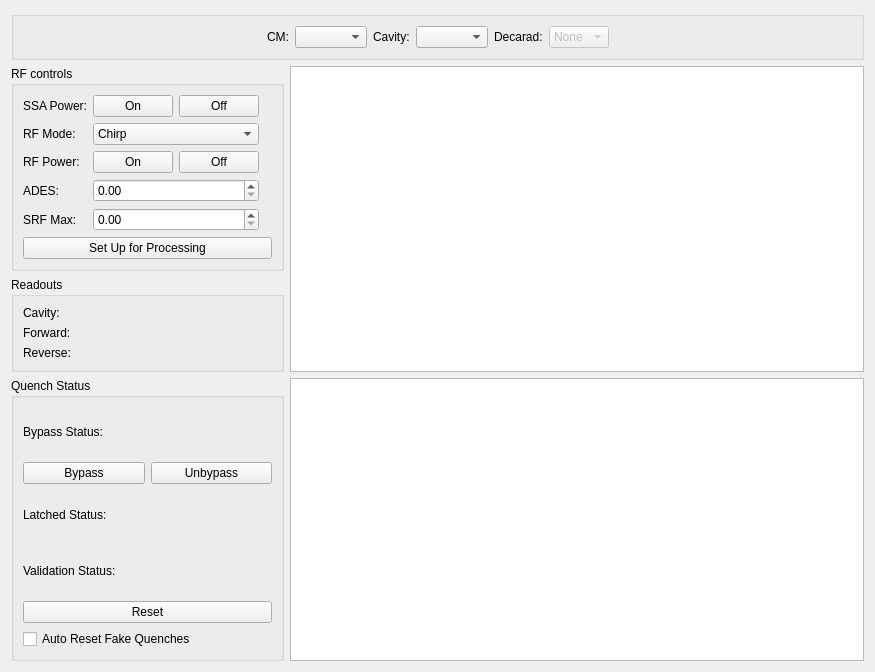
<?xml version="1.0" encoding="UTF-8"?>
<ui version="4.0">
 <class>Form</class>
 <widget class="QWidget" name="Form">
  <property name="geometry">
   <rect>
    <x>0</x>
    <y>0</y>
    <width>875</width>
    <height>672</height>
   </rect>
  </property>
  <property name="windowTitle">
   <string>Form</string>
  </property>
  <layout class="QGridLayout" name="gridLayout">
   <item row="1" column="0" rowspan="4">
    <widget class="QGroupBox" name="groupBox_4">
     <property name="title">
      <string>RF controls</string>
     </property>
     <layout class="QGridLayout" name="gridLayout_3">
      <item row="0" column="3">
       <widget class="PyDMLabel" name="label_ssa_status_rdbk">
        <property name="toolTip">
         <string/>
        </property>
       </widget>
      </item>
      <item row="2" column="3">
       <widget class="PyDMLabel" name="label_rfstatus_rdbk">
        <property name="toolTip">
         <string/>
        </property>
       </widget>
      </item>
      <item row="0" column="1">
       <widget class="PyDMPushButton" name="button_ssa_on">
        <property name="toolTip">
         <string/>
        </property>
        <property name="text">
         <string>On</string>
        </property>
        <property name="pressValue" stdset="0">
         <string>1</string>
        </property>
       </widget>
      </item>
      <item row="2" column="0">
       <widget class="QLabel" name="label_14">
        <property name="text">
         <string>RF Power:</string>
        </property>
       </widget>
      </item>
      <item row="1" column="0">
       <widget class="QLabel" name="label_13">
        <property name="text">
         <string>RF Mode:</string>
        </property>
       </widget>
      </item>
      <item row="3" column="1" colspan="2">
       <widget class="PyDMSpinbox" name="ades_spinbox">
        <property name="toolTip">
         <string/>
        </property>
        <property name="decimals">
         <number>2</number>
        </property>
        <property name="singleStep">
         <double>0.100000000000000</double>
        </property>
        <property name="showUnits" stdset="0">
         <bool>true</bool>
        </property>
       </widget>
      </item>
      <item row="1" column="1" colspan="2">
       <widget class="PyDMEnumComboBox" name="combobox_rfmode">
        <property name="toolTip">
         <string/>
        </property>
        <item>
         <property name="text">
          <string>Chirp</string>
         </property>
        </item>
        <item>
         <property name="text">
          <string>Pulsed</string>
         </property>
        </item>
        <item>
         <property name="text">
          <string>SEL</string>
         </property>
        </item>
        <item>
         <property name="text">
          <string>SELA</string>
         </property>
        </item>
        <item>
         <property name="text">
          <string>SELAP</string>
         </property>
        </item>
       </widget>
      </item>
      <item row="5" column="0" colspan="4">
       <widget class="QPushButton" name="setup_button">
        <property name="toolTip">
         <string>Will characterize and ramp to AMAX</string>
        </property>
        <property name="text">
         <string>Set Up for Processing</string>
        </property>
       </widget>
      </item>
      <item row="0" column="2">
       <widget class="PyDMPushButton" name="button_ssa_off">
        <property name="toolTip">
         <string/>
        </property>
        <property name="text">
         <string>Off</string>
        </property>
        <property name="pressValue" stdset="0">
         <string>1</string>
        </property>
       </widget>
      </item>
      <item row="3" column="3">
       <widget class="PyDMLabel" name="ades_readback_label">
        <property name="toolTip">
         <string/>
        </property>
        <property name="showUnits" stdset="0">
         <bool>true</bool>
        </property>
       </widget>
      </item>
      <item row="3" column="0">
       <widget class="QLabel" name="label_3">
        <property name="text">
         <string>ADES:</string>
        </property>
       </widget>
      </item>
      <item row="2" column="2">
       <widget class="PyDMPushButton" name="button_rf_off">
        <property name="toolTip">
         <string/>
        </property>
        <property name="text">
         <string>Off</string>
        </property>
        <property name="pressValue" stdset="0">
         <string>0</string>
        </property>
       </widget>
      </item>
      <item row="0" column="0">
       <widget class="QLabel" name="label_12">
        <property name="text">
         <string>SSA Power:</string>
        </property>
       </widget>
      </item>
      <item row="1" column="3">
       <widget class="PyDMLabel" name="label_rfmode_rdbk">
        <property name="toolTip">
         <string/>
        </property>
       </widget>
      </item>
      <item row="2" column="1">
       <widget class="PyDMPushButton" name="button_rf_on">
        <property name="toolTip">
         <string/>
        </property>
        <property name="text">
         <string>On</string>
        </property>
        <property name="pressValue" stdset="0">
         <string>1</string>
        </property>
       </widget>
      </item>
      <item row="4" column="0">
       <widget class="QLabel" name="label_11">
        <property name="text">
         <string>SRF Max:</string>
        </property>
       </widget>
      </item>
      <item row="4" column="3">
       <widget class="PyDMLabel" name="srf_max_label">
        <property name="toolTip">
         <string/>
        </property>
       </widget>
      </item>
      <item row="4" column="1" colspan="2">
       <widget class="PyDMSpinbox" name="srf_max_spinbox">
        <property name="toolTip">
         <string/>
        </property>
       </widget>
      </item>
     </layout>
    </widget>
   </item>
   <item row="0" column="0" colspan="2">
    <widget class="QGroupBox" name="groupBox">
     <property name="title">
      <string/>
     </property>
     <layout class="QHBoxLayout" name="horizontalLayout">
      <item>
       <spacer name="horizontalSpacer">
        <property name="orientation">
         <enum>Qt::Horizontal</enum>
        </property>
        <property name="sizeHint" stdset="0">
         <size>
          <width>40</width>
          <height>20</height>
         </size>
        </property>
       </spacer>
      </item>
      <item>
       <widget class="QLabel" name="label">
        <property name="text">
         <string>CM:</string>
        </property>
       </widget>
      </item>
      <item>
       <widget class="QComboBox" name="cm_combobox"/>
      </item>
      <item>
       <widget class="QLabel" name="label_2">
        <property name="text">
         <string>Cavity:</string>
        </property>
       </widget>
      </item>
      <item>
       <widget class="QComboBox" name="cav_combobox"/>
      </item>
      <item>
       <widget class="QLabel" name="label_10">
        <property name="text">
         <string>Decarad:</string>
        </property>
       </widget>
      </item>
      <item>
       <widget class="QComboBox" name="comboBox">
        <property name="enabled">
         <bool>false</bool>
        </property>
        <item>
         <property name="text">
          <string>None</string>
         </property>
        </item>
        <item>
         <property name="text">
          <string>1</string>
         </property>
        </item>
        <item>
         <property name="text">
          <string>2</string>
         </property>
        </item>
       </widget>
      </item>
      <item>
       <spacer name="horizontalSpacer_2">
        <property name="orientation">
         <enum>Qt::Horizontal</enum>
        </property>
        <property name="sizeHint" stdset="0">
         <size>
          <width>40</width>
          <height>20</height>
         </size>
        </property>
       </spacer>
      </item>
     </layout>
    </widget>
   </item>
   <item row="6" column="1" rowspan="6">
    <widget class="PyDMWaveformPlot" name="cav_waveform_plot">
     <property name="toolTip">
      <string/>
     </property>
     <property name="showXGrid">
      <bool>true</bool>
     </property>
     <property name="showYGrid">
      <bool>true</bool>
     </property>
     <property name="yAxes">
      <stringlist/>
     </property>
     <property name="title" stdset="0">
      <string>Most Recent Fault Waveform (Not Real Time)</string>
     </property>
     <property name="showLegend">
      <bool>true</bool>
     </property>
     <property name="curves">
      <stringlist/>
     </property>
    </widget>
   </item>
   <item row="5" column="0">
    <widget class="QGroupBox" name="groupBox_2">
     <property name="title">
      <string>Readouts</string>
     </property>
     <layout class="QFormLayout" name="formLayout">
      <item row="0" column="0">
       <widget class="QLabel" name="label_5">
        <property name="text">
         <string>Cavity:</string>
        </property>
       </widget>
      </item>
      <item row="0" column="1">
       <widget class="PyDMLabel" name="cav_power_label">
        <property name="toolTip">
         <string/>
        </property>
       </widget>
      </item>
      <item row="1" column="0">
       <widget class="QLabel" name="label_4">
        <property name="text">
         <string>Forward:</string>
        </property>
       </widget>
      </item>
      <item row="1" column="1">
       <widget class="PyDMLabel" name="forward_power_label">
        <property name="toolTip">
         <string/>
        </property>
       </widget>
      </item>
      <item row="2" column="0">
       <widget class="QLabel" name="label_6">
        <property name="text">
         <string>Reverse:</string>
        </property>
       </widget>
      </item>
      <item row="2" column="1">
       <widget class="PyDMLabel" name="rev_power_label">
        <property name="toolTip">
         <string/>
        </property>
       </widget>
      </item>
     </layout>
    </widget>
   </item>
   <item row="1" column="1" rowspan="5">
    <widget class="PyDMTimePlot" name="amp_rad_timeplot">
     <property name="toolTip">
      <string/>
     </property>
     <property name="showXGrid">
      <bool>true</bool>
     </property>
     <property name="showYGrid">
      <bool>true</bool>
     </property>
     <property name="title" stdset="0">
      <string>Amplitude &amp; Radiation</string>
     </property>
     <property name="showLegend">
      <bool>true</bool>
     </property>
     <property name="timeSpan">
      <double>600.000000000000000</double>
     </property>
    </widget>
   </item>
   <item row="6" column="0" rowspan="6">
    <widget class="QGroupBox" name="groupBox_3">
     <property name="title">
      <string>Quench Status</string>
     </property>
     <layout class="QGridLayout" name="gridLayout_2">
      <item row="4" column="0" colspan="2">
       <widget class="QPushButton" name="reset_button">
        <property name="text">
         <string>Reset</string>
        </property>
       </widget>
      </item>
      <item row="2" column="0">
       <widget class="QLabel" name="label_7">
        <property name="text">
         <string>Latched Status:</string>
        </property>
       </widget>
      </item>
      <item row="2" column="1">
       <layout class="QHBoxLayout" name="horizontalLayout_2">
        <item>
         <widget class="PyDMByteIndicator" name="latch_indicator">
          <property name="sizePolicy">
           <sizepolicy hsizetype="Maximum" vsizetype="Maximum">
            <horstretch>0</horstretch>
            <verstretch>0</verstretch>
           </sizepolicy>
          </property>
          <property name="toolTip">
           <string/>
          </property>
          <property name="accessibleName">
           <string>${magnetType}</string>
          </property>
          <property name="onColor" stdset="0">
           <color>
            <red>252</red>
            <green>1</green>
            <blue>7</blue>
           </color>
          </property>
          <property name="offColor" stdset="0">
           <color>
            <red>0</red>
            <green>255</green>
            <blue>0</blue>
           </color>
          </property>
          <property name="showLabels" stdset="0">
           <bool>false</bool>
          </property>
         </widget>
        </item>
        <item>
         <widget class="PyDMLabel" name="latch_label">
          <property name="toolTip">
           <string/>
          </property>
         </widget>
        </item>
       </layout>
      </item>
      <item row="0" column="0">
       <widget class="QLabel" name="label_9">
        <property name="text">
         <string>Bypass Status:</string>
        </property>
       </widget>
      </item>
      <item row="0" column="1">
       <layout class="QHBoxLayout" name="horizontalLayout_3">
        <item>
         <widget class="PyDMByteIndicator" name="bypass_indicator">
          <property name="sizePolicy">
           <sizepolicy hsizetype="Maximum" vsizetype="Maximum">
            <horstretch>0</horstretch>
            <verstretch>0</verstretch>
           </sizepolicy>
          </property>
          <property name="toolTip">
           <string/>
          </property>
          <property name="accessibleName">
           <string>${magnetType}</string>
          </property>
          <property name="onColor" stdset="0">
           <color>
            <red>252</red>
            <green>1</green>
            <blue>7</blue>
           </color>
          </property>
          <property name="offColor" stdset="0">
           <color>
            <red>0</red>
            <green>255</green>
            <blue>0</blue>
           </color>
          </property>
          <property name="showLabels" stdset="0">
           <bool>false</bool>
          </property>
         </widget>
        </item>
        <item>
         <widget class="PyDMLabel" name="bypass_label">
          <property name="toolTip">
           <string/>
          </property>
         </widget>
        </item>
       </layout>
      </item>
      <item row="3" column="1">
       <widget class="QLabel" name="valid_label">
        <property name="text">
         <string/>
        </property>
       </widget>
      </item>
      <item row="3" column="0">
       <widget class="QLabel" name="label_8">
        <property name="text">
         <string>Validation Status:</string>
        </property>
       </widget>
      </item>
      <item row="5" column="0" colspan="2">
       <widget class="QCheckBox" name="auto_reset_checkbox">
        <property name="text">
         <string>Auto Reset Fake Quenches</string>
        </property>
       </widget>
      </item>
      <item row="1" column="0">
       <widget class="PyDMPushButton" name="bypass_button">
        <property name="toolTip">
         <string/>
        </property>
        <property name="text">
         <string>Bypass</string>
        </property>
        <property name="alarmSensitiveContent" stdset="0">
         <bool>false</bool>
        </property>
        <property name="alarmSensitiveBorder" stdset="0">
         <bool>false</bool>
        </property>
        <property name="channel" stdset="0">
         <string/>
        </property>
        <property name="passwordProtected" stdset="0">
         <bool>false</bool>
        </property>
        <property name="password" stdset="0">
         <string/>
        </property>
        <property name="protectedPassword" stdset="0">
         <string/>
        </property>
        <property name="showConfirmDialog" stdset="0">
         <bool>false</bool>
        </property>
        <property name="confirmMessage" stdset="0">
         <string>Are you sure you want to proceed?</string>
        </property>
        <property name="pressValue" stdset="0">
         <string>1</string>
        </property>
        <property name="releaseValue" stdset="0">
         <string>None</string>
        </property>
        <property name="relativeChange" stdset="0">
         <bool>false</bool>
        </property>
        <property name="writeWhenRelease" stdset="0">
         <bool>false</bool>
        </property>
       </widget>
      </item>
      <item row="1" column="1">
       <widget class="PyDMPushButton" name="unbypass_button">
        <property name="toolTip">
         <string/>
        </property>
        <property name="text">
         <string>Unbypass</string>
        </property>
        <property name="alarmSensitiveContent" stdset="0">
         <bool>false</bool>
        </property>
        <property name="alarmSensitiveBorder" stdset="0">
         <bool>false</bool>
        </property>
        <property name="channel" stdset="0">
         <string/>
        </property>
        <property name="passwordProtected" stdset="0">
         <bool>false</bool>
        </property>
        <property name="password" stdset="0">
         <string/>
        </property>
        <property name="protectedPassword" stdset="0">
         <string/>
        </property>
        <property name="showConfirmDialog" stdset="0">
         <bool>false</bool>
        </property>
        <property name="confirmMessage" stdset="0">
         <string>Are you sure you want to proceed?</string>
        </property>
        <property name="pressValue" stdset="0">
         <string>0</string>
        </property>
        <property name="releaseValue" stdset="0">
         <string>None</string>
        </property>
        <property name="relativeChange" stdset="0">
         <bool>false</bool>
        </property>
        <property name="writeWhenRelease" stdset="0">
         <bool>false</bool>
        </property>
       </widget>
      </item>
     </layout>
    </widget>
   </item>
  </layout>
 </widget>
 <customwidgets>
  <customwidget>
   <class>PyDMLabel</class>
   <extends>QLabel</extends>
   <header>pydm.widgets.label</header>
  </customwidget>
  <customwidget>
   <class>PyDMTimePlot</class>
   <extends>QGraphicsView</extends>
   <header>pydm.widgets.timeplot</header>
  </customwidget>
  <customwidget>
   <class>PyDMWaveformPlot</class>
   <extends>QGraphicsView</extends>
   <header>pydm.widgets.waveformplot</header>
  </customwidget>
  <customwidget>
   <class>PyDMByteIndicator</class>
   <extends>QWidget</extends>
   <header>pydm.widgets.byte</header>
  </customwidget>
  <customwidget>
   <class>PyDMEnumComboBox</class>
   <extends>QComboBox</extends>
   <header>pydm.widgets.enum_combo_box</header>
  </customwidget>
  <customwidget>
   <class>PyDMPushButton</class>
   <extends>QPushButton</extends>
   <header>pydm.widgets.pushbutton</header>
  </customwidget>
  <customwidget>
   <class>PyDMSpinbox</class>
   <extends>QDoubleSpinBox</extends>
   <header>pydm.widgets.spinbox</header>
  </customwidget>
 </customwidgets>
 <resources/>
 <connections/>
</ui>
